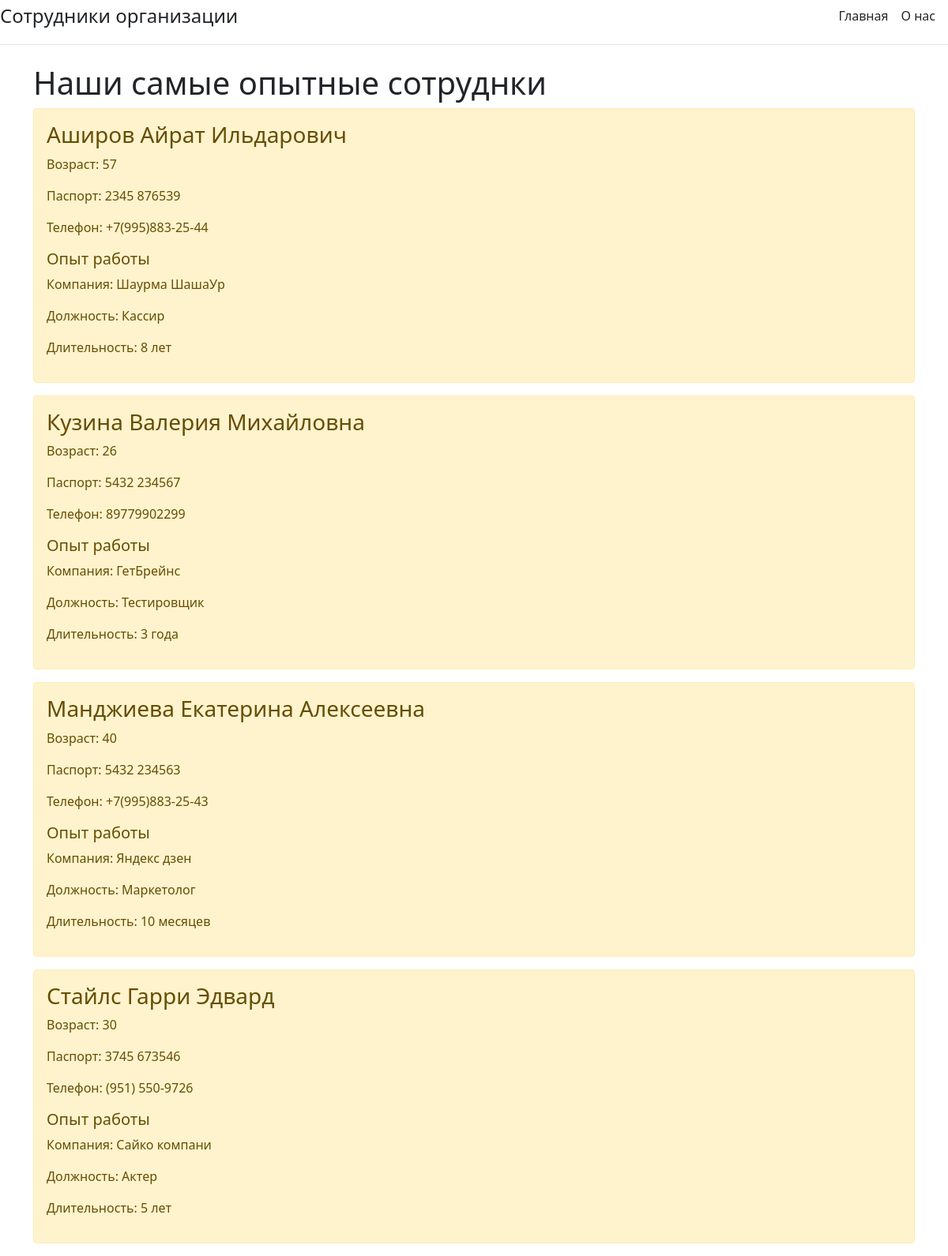
/about, run on the app's committed database.
### main/models.py (models this page shows, shortened)
class Workers(models.Model):
    position_id = models.ForeignKey(Positions, verbose_name='Название должности', related_name='employee',
                                    on_delete=models.CASCADE)
    surname = models.CharField('Фамилия', max_length=100)
    name = models.CharField('Имя', max_length=60)
    middle_name = models.CharField('Отчество', max_length=100)
    class Meta:
        verbose_name = "Сотрудник"
        verbose_name_plural = 'Сотрудники'

class Experience(models.Model):
    worker_id = models.ForeignKey(Workers, verbose_name='Работник', related_name='exp',
                                  on_delete=models.CASCADE)
    company = models.CharField('Работодатель', max_length=100)
    post = models.CharField('Должность', max_length=30)
    duration = models.CharField('Длительность', max_length=30)
    class Meta:
        verbose_name = "Опыт работы"
        verbose_name_plural = "Опыт работы"

class PersonInfo(models.Model):
    worker_id = models.ForeignKey(Workers, verbose_name='Работник', related_name='information',
                                  on_delete=models.CASCADE)
    age = models.IntegerField(default=0)
    passport = models.CharField('Паспорт', max_length=20)
    phone = models.CharField('Телефон', max_length=30)
    class Meta:
        verbose_name = "Личная информация"
        verbose_name_plural = "Личная информация"

### main/views.py (the view)
# urls.py: path('about', views.about, name="about"),
def about(request):
    workersall = Workers.objects.order_by('surname')
    return render(request, 'main/about.html', {'title': 'Главная страница сайта', 'workersall': workersall})

### main/templates/main/about.html (shortened to what this page needs)
{% extends 'main/base.html' %}
{% block content %}
    <h1 class="animate__animated animate__slideInLeft">Наши самые опытные сотруднки</h1>
    <div>
        {% for el in workersall %}
            {% with el.information.all as ph %}
                {% for info in ph %}
                    {% with el.exp.all as phtwo %}
                        {% for exper in phtwo %}
                            {% if info.age > 23 %}
                                <div class="alert alert-warning mt-2 ">
                                <h3>{{ el.surname }} {{ el.name }} {{  el.middle_name }}</h3>
                                <p>Возраст: {{ info.age }}</p>
                                <p>Паспорт: {{ info.passport }}</p>
                                <p>Телефон: {{ info.phone }}</p>
                                <h5>Опыт работы</h5>
                                <p>Компания: {{ exper.company }} </p>
                                <p>Должность: {{ exper.post }} </p>
                                <p>Длительность: {{ exper.duration }} </p></div>
                            {% endif %}
                        {% endfor %}
                    {% endwith %}
                {% endfor %}
            {% endwith %}
        {% endfor %}
    </div>
{% endblock %}

### main/templates/main/base.html (shortened to what this page needs)
<!doctype html>
<html lang="en">
<head>
    <link href="https://cdn.jsdelivr.net/npm/bootstrap@5.0.1/dist/css/bootstrap.min.css" rel="stylesheet"
>
    <link
    rel="stylesheet"
    href="https://cdnjs.cloudflare.com/ajax/libs/animate.css/4.1.1/animate.min.css"
  />
</head>
<body>
<div class="menu">
    <div class="d-flex flex-column flex-md-row align-items-center pb-3 mb-4 border-bottom">
        <span class="fs-4">Сотрудники организации</span>
      <nav class="d-inline-flex mt-2 mt-md-0 ms-md-auto">
        <a class="me-3 py-2 text-dark text-decoration-none" href="{% url 'main' %}">Главная</a>
        <a class="me-3 py-2 text-dark text-decoration-none" href="{% url 'about' %}">О нас</a>
      </nav>
    </div>
</div>
<div class="container">
    {% block content %}{% endblock %}
</div>
</body>
</html>

### data on the page
Workers: surname "Аширов", name "Айрат", middle_name "Ильдарович"
PersonInfo: age "57", passport "2345 876539", phone "+7(995)883-25-44"
Experience: company "Шаурма ШашаУр", post "Кассир", duration "8 лет"
Workers: surname "Кузина", name "Валерия", middle_name "Михайловна"
PersonInfo: age "26", passport "5432 234567", phone "89779902299"
Experience: company "ГетБрейнс", post "Тестировщик", duration "3 года"
Workers: surname "Манджиева", name "Екатерина", middle_name "Алексеевна"
PersonInfo: age "40", passport "5432 234563", phone "+7(995)883-25-43"
Experience: company "Яндекс дзен", post "Маркетолог", duration "10 месяцев"
Workers: surname "Стайлс", name "Гарри", middle_name "Эдвард"
PersonInfo: age "30", passport "3745 673546", phone "(951) 550-9726"
Experience: company "Сайко компани", post "Актер", duration "5 лет"
